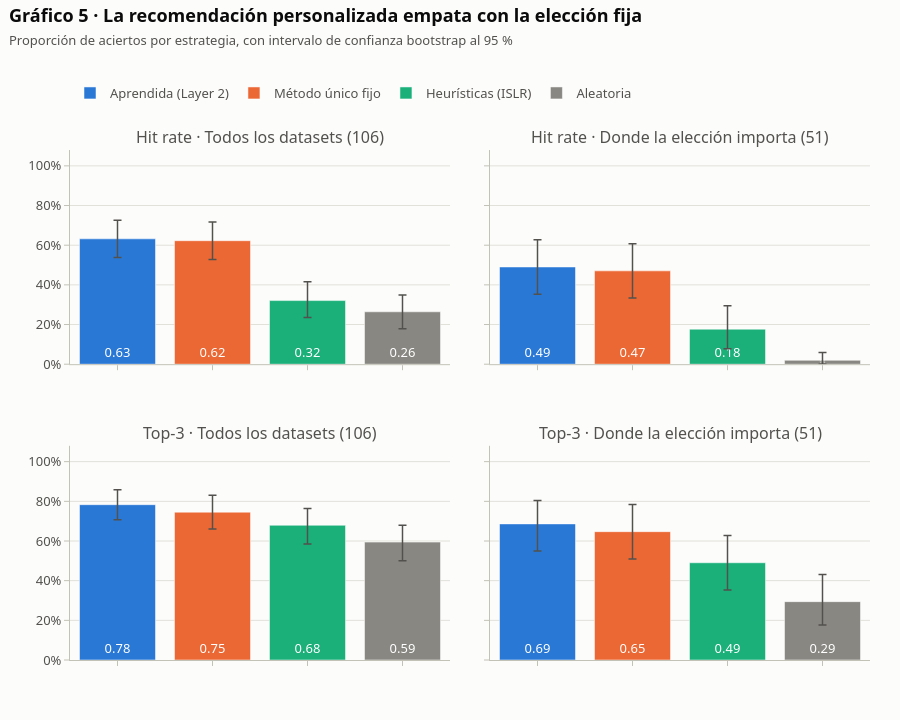

Notebook code cell kept with this figure:
### Code cell
RNG = np.random.default_rng(20260815)
REPETICIONES = 2000

def intervalo(valores, rng=RNG, reps=REPETICIONES):
    # IC 95 % bootstrap sobre datasets: se remuestrean datasets, no evaluaciones.
    valores = np.asarray(valores, dtype=float)
    medias = rng.choice(valores, size=(reps, len(valores)), replace=True).mean(axis=1)
    return np.percentile(medias, [2.5, 97.5])

filas = []
for estrato, frame in (("Todos los datasets (106)", OUT0),
                       ("Donde la elección importa (51)", OUT0[OUT0.discriminating])):
    for metrica, columna in (("Hit rate", "hit"), ("Top-3", "top_k_hit")):
        for estrategia in ORDEN_ESTRATEGIAS:
            valores = frame.loc[frame.estrategia == estrategia, columna]
            bajo, alto = intervalo(valores)
            filas.append(dict(estrato=estrato, metrica=metrica, estrategia=estrategia,
                              valor=valores.mean(), bajo=bajo, alto=alto))
ic = pd.DataFrame(filas)

estratos = ic.estrato.unique().tolist()
metricas = ["Hit rate", "Top-3"]
fig = make_subplots(rows=2, cols=2, shared_yaxes=True, vertical_spacing=0.16,
                    horizontal_spacing=0.05,
                    subplot_titles=[f"{m} · {e}" for m in metricas for e in estratos])
for i, metrica in enumerate(metricas, start=1):
    for j, estrato in enumerate(estratos, start=1):
        sub = ic[(ic.metrica == metrica) & (ic.estrato == estrato)]
        for _, fila in sub.iterrows():
            fig.add_bar(
                x=[fila.estrategia], y=[fila.valor], name=fila.estrategia,
                marker=dict(color=COLOR_ESTRATEGIA[fila.estrategia]),
                error_y=dict(type="data", symmetric=False, array=[fila.alto - fila.valor],
                             arrayminus=[fila.valor - fila.bajo], color=TINTA_2, thickness=1.5),
                text=[f"{fila.valor:.2f}"], textposition="inside", insidetextanchor="start",
                textfont=dict(color="white"),
                showlegend=(i == 1 and j == 1), legendgroup=fila.estrategia,
                hovertemplate=f"<b>{fila.estrategia}</b><br>{metrica}: {fila.valor:.2f}<br>"
                              f"IC 95 %: [{fila.bajo:.2f}, {fila.alto:.2f}]<extra></extra>",
                row=i, col=j)
fig.update_xaxes(showticklabels=False)
fig.update_yaxes(range=[0, 1.08], tickformat=".0%")
estilo(fig, "Gráfico 5 · La recomendación personalizada empata con la elección fija",
       "Proporción de aciertos por estrategia, con intervalo de confianza bootstrap al 95 %",
       alto=720).show()

### Figure 1 — Plotly figure (JSON) as saved in the notebook; plotly's stock layout.template omitted (floating-point values rounded to 4 significant figures)
{"data": [{"error_y": {"array": [0.09434], "arrayminus": [0.09434], "color": "#52514e", "symmetric": false, "thickness": 1.5, "type": "data"}, "hovertemplate": "<b>Aprendida (Layer 2)</b><br>Hit rate: 0.63<br>IC 95 %: [0.54, 0.73]<extra></extra>", "insidetextanchor": "start", "legendgroup": "Aprendida (Layer 2)", "marker": {"color": "#2a78d6"}, "name": "Aprendida (Layer 2)", "showlegend": true, "text": ["0.63"], "textfont": {"color": "white"}, "textposition": "inside", "type": "bar", "x": ["Aprendida (Layer 2)"], "xaxis": "x", "y": [0.6321], "yaxis": "y"}, {"error_y": {"array": [0.09434], "arrayminus": [0.09434], "color": "#52514e", "symmetric": false, "thickness": 1.5, "type": "data"}, "hovertemplate": "<b>Método único fijo</b><br>Hit rate: 0.62<br>IC 95 %: [0.53, 0.72]<extra></extra>", "insidetextanchor": "start", "legendgroup": "Método único fijo", "marker": {"color": "#eb6834"}, "name": "Método único fijo", "showlegend": true, "text": ["0.62"], "textfont": {"color": "white"}, "textposition": "inside", "type": "bar", "x": ["Método único fijo"], "xaxis": "x", "y": [0.6226], "yaxis": "y"}, {"error_y": {"array": [0.09434], "arrayminus": [0.08491], "color": "#52514e", "symmetric": false, "thickness": 1.5, "type": "data"}, "hovertemplate": "<b>Heurísticas (ISLR)</b><br>Hit rate: 0.32<br>IC 95 %: [0.24, 0.42]<extra></extra>", "insidetextanchor": "start", "legendgroup": "Heurísticas (ISLR)", "marker": {"color": "#1baf7a"}, "name": "Heurísticas (ISLR)", "showlegend": true, "text": ["0.32"], "textfont": {"color": "white"}, "textposition": "inside", "type": "bar", "x": ["Heurísticas (ISLR)"], "xaxis": "x", "y": [0.3208], "yaxis": "y"}, {"error_y": {"array": [0.08491], "arrayminus": [0.08491], "color": "#52514e", "symmetric": false, "thickness": 1.5, "type": "data"}, "hovertemplate": "<b>Aleatoria</b><br>Hit rate: 0.26<br>IC 95 %: [0.18, 0.35]<extra></extra>", "insidetextanchor": "start", "legendgroup": "Aleatoria", "marker": {"color": "#898781"}, "name": "Aleatoria", "showlegend": true, "text": ["0.26"], "textfont": {"color": "white"}, "textposition": "inside", "type": "bar", "x": ["Aleatoria"], "xaxis": "x", "y": [0.2642], "yaxis": "y"}, {"error_y": {"array": [0.1373], "arrayminus": [0.1373], "color": "#52514e", "symmetric": false, "thickness": 1.5, "type": "data"}, "hovertemplate": "<b>Aprendida (Layer 2)</b><br>Hit rate: 0.49<br>IC 95 %: [0.35, 0.63]<extra></extra>", "insidetextanchor": "start", "legendgroup": "Aprendida (Layer 2)", "marker": {"color": "#2a78d6"}, "name": "Aprendida (Layer 2)", "showlegend": false, "text": ["0.49"], "textfont": {"color": "white"}, "textposition": "inside", "type": "bar", "x": ["Aprendida (Layer 2)"], "xaxis": "x2", "y": [0.4902], "yaxis": "y2"}, {"error_y": {"array": [0.1373], "arrayminus": [0.1373], "color": "#52514e", "symmetric": false, "thickness": 1.5, "type": "data"}, "hovertemplate": "<b>Método único fijo</b><br>Hit rate: 0.47<br>IC 95 %: [0.33, 0.61]<extra></extra>", "insidetextanchor": "start", "legendgroup": "Método único fijo", "marker": {"color": "#eb6834"}, "name": "Método único fijo", "showlegend": false, "text": ["0.47"], "textfont": {"color": "white"}, "textposition": "inside", "type": "bar", "x": ["Método único fijo"], "xaxis": "x2", "y": [0.4706], "yaxis": "y2"}, {"error_y": {"array": [0.1176], "arrayminus": [0.09804], "color": "#52514e", "symmetric": false, "thickness": 1.5, "type": "data"}, "hovertemplate": "<b>Heurísticas (ISLR)</b><br>Hit rate: 0.18<br>IC 95 %: [0.08, 0.29]<extra></extra>", "insidetextanchor": "start", "legendgroup": "Heurísticas (ISLR)", "marker": {"color": "#1baf7a"}, "name": "Heurísticas (ISLR)", "showlegend": false, "text": ["0.18"], "textfont": {"color": "white"}, "textposition": "inside", "type": "bar", "x": ["Heurísticas (ISLR)"], "xaxis": "x2", "y": [0.1765], "yaxis": "y2"}, {"error_y": {"array": [0.03922], "arrayminus": [0.01961], "color": "#52514e", "symmetric": false, "thickness": 1.5, "type": "data"}, "hovertemplate": "<b>Aleatoria</b><br>Hit rate: 0.02<br>IC 95 %: [0.00, 0.06]<extra></extra>", "insidetextanchor": "start", "legendgroup": "Aleatoria", "marker": {"color": "#898781"}, "name": "Aleatoria", "showlegend": false, "text": ["0.02"], "textfont": {"color": "white"}, "textposition": "inside", "type": "bar", "x": ["Aleatoria"], "xaxis": "x2", "y": [0.01961], "yaxis": "y2"}, {"error_y": {"array": [0.07547], "arrayminus": [0.07547], "color": "#52514e", "symmetric": false, "thickness": 1.5, "type": "data"}, "hovertemplate": "<b>Aprendida (Layer 2)</b><br>Top-3: 0.78<br>IC 95 %: [0.71, 0.86]<extra></extra>", "insidetextanchor": "start", "legendgroup": "Aprendida (Layer 2)", "marker": {"color": "#2a78d6"}, "name": "Aprendida (Layer 2)", "showlegend": false, "text": ["0.78"], "textfont": {"color": "white"}, "textposition": "inside", "type": "bar", "x": ["Aprendida (Layer 2)"], "xaxis": "x3", "y": [0.783], "yaxis": "y3"}, {"error_y": {"array": [0.08491], "arrayminus": [0.08514], "color": "#52514e", "symmetric": false, "thickness": 1.5, "type": "data"}, "hovertemplate": "<b>Método único fijo</b><br>Top-3: 0.75<br>IC 95 %: [0.66, 0.83]<extra></extra>", "insidetextanchor": "start", "legendgroup": "Método único fijo", "marker": {"color": "#eb6834"}, "name": "Método único fijo", "showlegend": false, "text": ["0.75"], "textfont": {"color": "white"}, "textposition": "inside", "type": "bar", "x": ["Método único fijo"], "xaxis": "x3", "y": [0.7453], "yaxis": "y3"}, {"error_y": {"array": [0.08491], "arrayminus": [0.09434], "color": "#52514e", "symmetric": false, "thickness": 1.5, "type": "data"}, "hovertemplate": "<b>Heurísticas (ISLR)</b><br>Top-3: 0.68<br>IC 95 %: [0.58, 0.76]<extra></extra>", "insidetextanchor": "start", "legendgroup": "Heurísticas (ISLR)", "marker": {"color": "#1baf7a"}, "name": "Heurísticas (ISLR)", "showlegend": false, "text": ["0.68"], "textfont": {"color": "white"}, "textposition": "inside", "type": "bar", "x": ["Heurísticas (ISLR)"], "xaxis": "x3", "y": [0.6792], "yaxis": "y3"}, {"error_y": {"array": [0.08491], "arrayminus": [0.09434], "color": "#52514e", "symmetric": false, "thickness": 1.5, "type": "data"}, "hovertemplate": "<b>Aleatoria</b><br>Top-3: 0.59<br>IC 95 %: [0.50, 0.68]<extra></extra>", "insidetextanchor": "start", "legendgroup": "Aleatoria", "marker": {"color": "#898781"}, "name": "Aleatoria", "showlegend": false, "text": ["0.59"], "textfont": {"color": "white"}, "textposition": "inside", "type": "bar", "x": ["Aleatoria"], "xaxis": "x3", "y": [0.5943], "yaxis": "y3"}, {"error_y": {"array": [0.1176], "arrayminus": [0.1373], "color": "#52514e", "symmetric": false, "thickness": 1.5, "type": "data"}, "hovertemplate": "<b>Aprendida (Layer 2)</b><br>Top-3: 0.69<br>IC 95 %: [0.55, 0.80]<extra></extra>", "insidetextanchor": "start", "legendgroup": "Aprendida (Layer 2)", "marker": {"color": "#2a78d6"}, "name": "Aprendida (Layer 2)", "showlegend": false, "text": ["0.69"], "textfont": {"color": "white"}, "textposition": "inside", "type": "bar", "x": ["Aprendida (Layer 2)"], "xaxis": "x4", "y": [0.6863], "yaxis": "y4"}, {"error_y": {"array": [0.1373], "arrayminus": [0.1373], "color": "#52514e", "symmetric": false, "thickness": 1.5, "type": "data"}, "hovertemplate": "<b>Método único fijo</b><br>Top-3: 0.65<br>IC 95 %: [0.51, 0.78]<extra></extra>", "insidetextanchor": "start", "legendgroup": "Método único fijo", "marker": {"color": "#eb6834"}, "name": "Método único fijo", "showlegend": false, "text": ["0.65"], "textfont": {"color": "white"}, "textposition": "inside", "type": "bar", "x": ["Método único fijo"], "xaxis": "x4", "y": [0.6471], "yaxis": "y4"}, {"error_y": {"array": [0.1373], "arrayminus": [0.1373], "color": "#52514e", "symmetric": false, "thickness": 1.5, "type": "data"}, "hovertemplate": "<b>Heurísticas (ISLR)</b><br>Top-3: 0.49<br>IC 95 %: [0.35, 0.63]<extra></extra>", "insidetextanchor": "start", "legendgroup": "Heurísticas (ISLR)", "marker": {"color": "#1baf7a"}, "name": "Heurísticas (ISLR)", "showlegend": false, "text": ["0.49"], "textfont": {"color": "white"}, "textposition": "inside", "type": "bar", "x": ["Heurísticas (ISLR)"], "xaxis": "x4", "y": [0.4902], "yaxis": "y4"}, {"error_y": {"array": [0.1373], "arrayminus": [0.1176], "color": "#52514e", "symmetric": false, "thickness": 1.5, "type": "data"}, "hovertemplate": "<b>Aleatoria</b><br>Top-3: 0.29<br>IC 95 %: [0.18, 0.43]<extra></extra>", "insidetextanchor": "start", "legendgroup": "Aleatoria", "marker": {"color": "#898781"}, "name": "Aleatoria", "showlegend": false, "text": ["0.29"], "textfont": {"color": "white"}, "textposition": "inside", "type": "bar", "x": ["Aleatoria"], "xaxis": "x4", "y": [0.2941], "yaxis": "y4"}], "layout": {"annotations": [{"font": {"color": "#52514e", "size": 16}, "showarrow": false, "text": "Hit rate · Todos los datasets (106)", "x": 0.2375, "xanchor": "center", "xref": "paper", "y": 1, "yanchor": "bottom", "yref": "paper"}, {"font": {"color": "#52514e", "size": 16}, "showarrow": false, "text": "Hit rate · Donde la elección importa (51)", "x": 0.7625, "xanchor": "center", "xref": "paper", "y": 1, "yanchor": "bottom", "yref": "paper"}, {"font": {"color": "#52514e", "size": 16}, "showarrow": false, "text": "Top-3 · Todos los datasets (106)", "x": 0.2375, "xanchor": "center", "xref": "paper", "y": 0.42, "yanchor": "bottom", "yref": "paper"}, {"font": {"color": "#52514e", "size": 16}, "showarrow": false, "text": "Top-3 · Donde la elección importa (51)", "x": 0.7625, "xanchor": "center", "xref": "paper", "y": 0.42, "yanchor": "bottom", "yref": "paper"}], "font": {"color": "#0b0b0b", "family": "system-ui, -apple-system, 'Segoe UI', sans-serif", "size": 13}, "height": 720, "hoverlabel": {"bgcolor": "white", "font": {"family": "system-ui, -apple-system, 'Segoe UI', sans-serif", "size": 13}}, "legend": {"font": {"color": "#52514e"}, "orientation": "h", "title": {}, "x": 0, "y": 1.082, "yanchor": "bottom"}, "margin": {"b": 60, "l": 70, "r": 30, "t": 150}, "paper_bgcolor": "#fcfcfb", "plot_bgcolor": "#fcfcfb", "title": {"text": "<b>Gráfico 5 · La recomendación personalizada empata con la elección fija</b><br><span style='font-size:13px;color:#52514e'>Proporción de aciertos por estrategia, con intervalo de confianza bootstrap al 95 %</span>", "x": 0.01, "xanchor": "left", "y": 0.97, "yanchor": "top"}, "xaxis": {"anchor": "y", "domain": [0, 0.475], "linecolor": "#c3c2b7", "showgrid": false, "showticklabels": false, "tickcolor": "#c3c2b7", "tickfont": {"color": "#52514e"}, "title": {"font": {"color": "#52514e"}}}, "xaxis2": {"anchor": "y2", "domain": [0.525, 1], "linecolor": "#c3c2b7", "showgrid": false, "showticklabels": false, "tickcolor": "#c3c2b7", "tickfont": {"color": "#52514e"}, "title": {"font": {"color": "#52514e"}}}, "xaxis3": {"anchor": "y3", "domain": [0, 0.475], "linecolor": "#c3c2b7", "showgrid": false, "showticklabels": false, "tickcolor": "#c3c2b7", "tickfont": {"color": "#52514e"}, "title": {"font": {"color": "#52514e"}}}, "xaxis4": {"anchor": "y4", "domain": [0.525, 1], "linecolor": "#c3c2b7", "showgrid": false, "showticklabels": false, "tickcolor": "#c3c2b7", "tickfont": {"color": "#52514e"}, "title": {"font": {"color": "#52514e"}}}, "yaxis": {"anchor": "x", "domain": [0.58, 1], "gridcolor": "#e1e0d9", "linecolor": "#c3c2b7", "range": [0, 1.08], "showgrid": true, "tickcolor": "#c3c2b7", "tickfont": {"color": "#52514e"}, "tickformat": ".0%", "title": {"font": {"color": "#52514e"}}}, "yaxis2": {"anchor": "x2", "domain": [0.58, 1], "gridcolor": "#e1e0d9", "linecolor": "#c3c2b7", "matches": "y", "range": [0, 1.08], "showgrid": true, "showticklabels": false, "tickcolor": "#c3c2b7", "tickfont": {"color": "#52514e"}, "tickformat": ".0%", "title": {"font": {"color": "#52514e"}}}, "yaxis3": {"anchor": "x3", "domain": [0, 0.42], "gridcolor": "#e1e0d9", "linecolor": "#c3c2b7", "range": [0, 1.08], "showgrid": true, "tickcolor": "#c3c2b7", "tickfont": {"color": "#52514e"}, "tickformat": ".0%", "title": {"font": {"color": "#52514e"}}}, "yaxis4": {"anchor": "x4", "domain": [0, 0.42], "gridcolor": "#e1e0d9", "linecolor": "#c3c2b7", "matches": "y3", "range": [0, 1.08], "showgrid": true, "showticklabels": false, "tickcolor": "#c3c2b7", "tickfont": {"color": "#52514e"}, "tickformat": ".0%", "title": {"font": {"color": "#52514e"}}}}}
